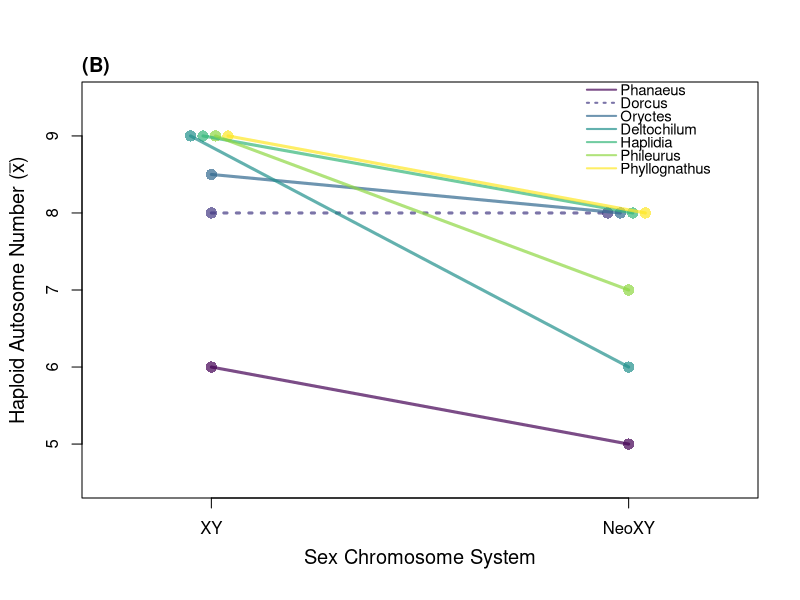

Recreate this plot in R.
## plot the genus that have XY and Neo-XY and XY XO
## compare to their chromosome number change 
# chrom v sex chrom plot
library(viridis)
dat <- read.csv("../data/SpeciesChromList.csv")
dat <- dat[!is.na(dat$autosome.haploid),]
gen <- unique(dat$Genus)
XY <- NeoXY <- rep(NA,length(gen))
pdat <- data.frame(gen,XY,NeoXY)
for(i in 1:nrow(pdat)){
  for(j in 2:3){
    pdat[i,j] <- mean(dat$autosome.haploid[dat$Genus == pdat$gen[i] & 
                                             dat$SCS == colnames(pdat)[j]])
  }
}
pdat <- pdat[complete.cases(pdat),]
pdat <- pdat[order(pdat$XY),]
xs1 <- c(1,1,1, seq(from=.95, by=.03,length.out=4))
cols <- viridis(7, option = 'D',alpha = 0.7, begin = 0)
par(mgp = c(2.5, 1, 0))
plot(y=pdat$XY, x=xs1,
     xlim=c(.75,2.25),
     ylim=c(4.5,9.5),
     xaxt="n",
     xlab="Sex Chromosome System", ylab = expression("Haploid Autosome Number (" * bar(x) * ")"),
     cex =1.5, pch = 16,
     cex.lab = 1.2,
     col = cols
)
cols <- viridis(7, option = 'D',alpha = 0.7, begin = 0)
x <- 1.98
y <- 9.6
y.dis <- 0.17
cex <- 0.9
text(x=x,y=y, "Phanaeus", adj=c(0,0.5), cex = cex)
text(x=x,y=y-y.dis, "Dorcus", adj=c(0,0.5), cex = cex)
text(x=x,y=y-2*y.dis, "Oryctes", adj=c(0,0.5), cex = cex)
text(x=x,y=y-3*y.dis, "Deltochilum", adj=c(0,0.5), cex = cex)
text(x=x,y=y-4*y.dis, "Haplidia", adj=c(0,0.5), cex = cex)
text(x=x,y=y-5*y.dis, "Phileurus", adj=c(0,0.5), cex = cex)
text(x=x,y=y-6*y.dis, "Phyllognathus",adj=c(0,0.5), cex = cex)
x <- 1.9
x2 <- 1.97
lwd <- 2
lines(x=c(x,x2), y=rep(y,2), col = cols[1],lwd = lwd)
lines(x=c(x,x2), y=rep(y-y.dis,2), col = cols[2],lwd = lwd, lty =3)
lines(x=c(x,x2), y=rep(y-2*y.dis,2), col = cols[3],lwd = lwd)
lines(x=c(x,x2), y=rep(y-3*y.dis,2), col = cols[4],lwd = lwd)
lines(x=c(x,x2), y=rep(y-4*y.dis,2), col = cols[5],lwd = lwd)
lines(x=c(x,x2), y=rep(y-5*y.dis,2), col = cols[6],lwd = lwd)
lines(x=c(x,x2), y=rep(y-6*y.dis,2), col = cols[7],lwd = lwd)
axis(side=1,at=c(1,2), c("XY","NeoXY"))
xs2 <- c(2, 1+xs1[4], 1+xs1[5],2,1+xs1[6],2,1+xs1[7])
points(y=pdat$NeoXY, x=xs2, cex=1.5, col = cols, pch =16)
for(i in 1:7){
  if (i != 2){
    lines(x=c(xs1[i],xs2[i]), y=c(pdat$XY[i],pdat$NeoXY[i]),
          col=cols[i], lwd = 3)
  }
  if (i == 2){
    lines(x=c(xs1[i],xs2[i]), y=c(pdat$XY[i],pdat$NeoXY[i]),
          col=cols[i], lwd = 3, lty =3)
  }
}
title(main = "(B)", adj = 0, line = 0.5)
# save PDF 6x6
